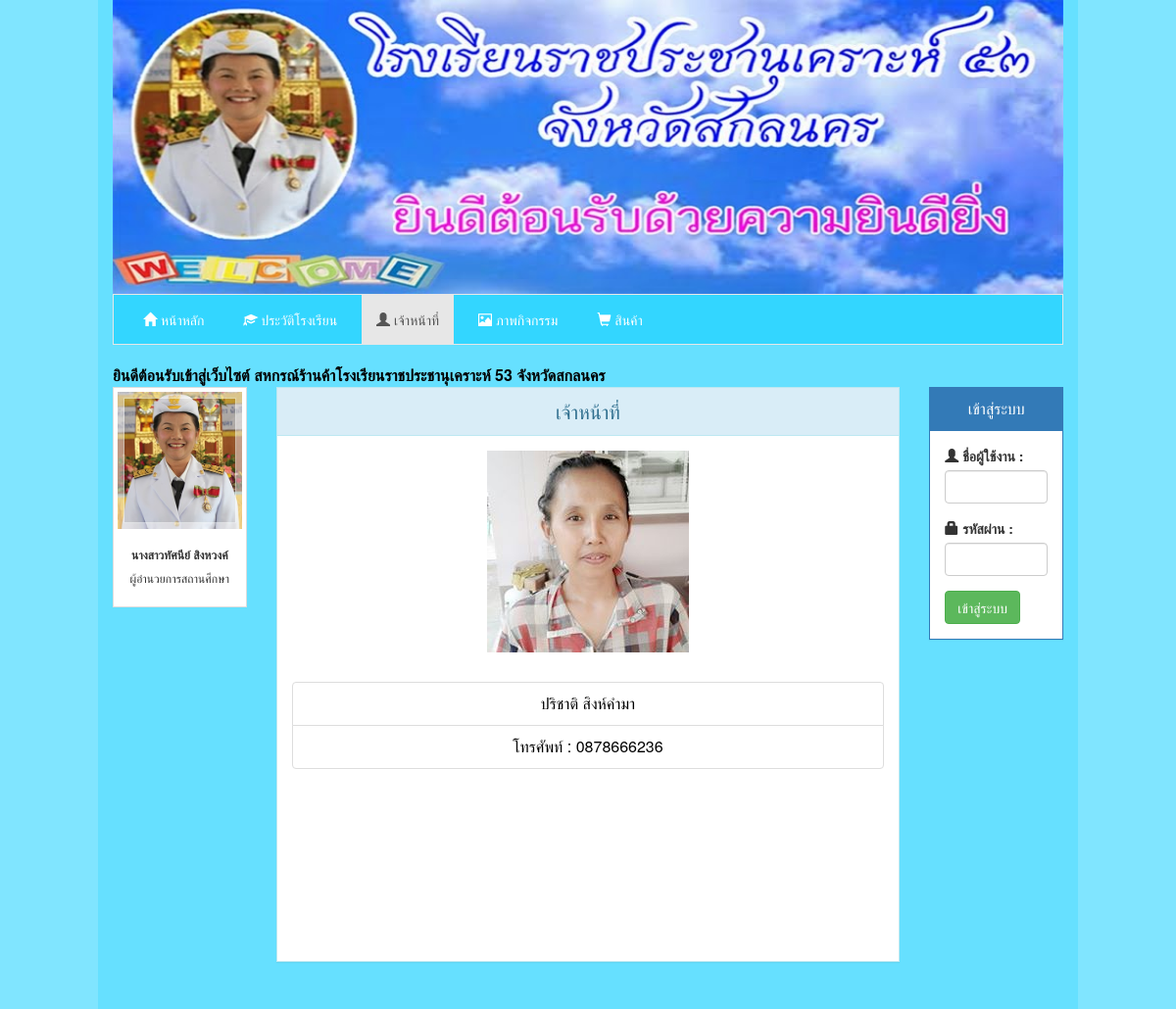
Screenshot of /index.php/main/authorities with the database file from the repository.
### tables this page shows
CREATE TABLE `authorities` (
  `authorities_id` int(11) NOT NULL,
  `authorities_name` varchar(50) NOT NULL,
  `authorities_surname` varchar(50) NOT NULL,
  `authorities_idcard` varchar(13) NOT NULL,
  `authorities_birthday` date NOT NULL,
  `authorities_tel` varchar(15) NOT NULL,
  `authorities_email` varchar(50) NOT NULL,
  `authorities_gender` varchar(10) NOT NULL,
  `authorities_address` text NOT NULL,
  `authorities_image` varchar(50) NOT NULL,
  `authorities_user` varchar(50) NOT NULL,
  `authorities_password` varchar(50) NOT NULL
);

### application/controllers/Main.php (called while the page is built, shortened)
<?php
class Main extends CI_Controller {
	public function __construct()
	{
		$this->load->library("pagination");
	}
	public function authorities()
	{
		$data['authorities'] = $this->db->get('authorities')->result_array();
		$this->load->view('Main/authorities', $data);
	}
}

### index.php (called while the page is built, shortened)
<?php
require_once BASEPATH.'core/CodeIgniter.php';

### application/views/Main/authorities.php (the view, shortened to what this page needs)
<!DOCTYPE html>
<html lang="en">
  <head>
    <link href="<?php echo base_url('') ?>bootstrap/css/bootstrap.min.css" rel="stylesheet">
  </head>
  <body style="background:#80e5ff;">
      <div class="col-md-10" style="background:#66e0ff; padding-bottom:50px;">
        <img src="<?php echo base_url('') ?>image/header.jpg" class="img-response" style="width: 100%; height: 300px; z-index: -1;">
        <nav class="navbar navbar-default" style="border-radius:0px; background:#33d6ff;">
          <div class="container-fluid">
            <ul class="nav navbar-nav">
              <li style="padding-right:10px;"><a href="<?php echo site_url('index'); ?>"><span class="glyphicon glyphicon-home"> </span> หน้าหลัก</a></li>
              <li style="padding-right:10px;"><a href="<?php echo site_url('history'); ?>"><span class="glyphicon glyphicon-education"> </span> ประวัติโรงเรียน </a></li>
              <li style="padding-right:10px;" class="active"><a href="<?php echo site_url('authorities'); ?>"><span class="glyphicon glyphicon-user"> </span> เจ้าหน้าที่ </a></li>
              <li style="padding-right:10px;"><a href="<?php echo site_url('activity'); ?>"><span class="glyphicon glyphicon-picture"> </span> ภาพกิจกรรม </a></li>
              <li style="padding-right:10px;"><a href="<?php echo site_url('product'); ?>"><span class="glyphicon glyphicon-shopping-cart"> </span> สินค้า </a></li>
            </ul>
          </div>
        </nav>
        <marquee><span style="color:#000; font-size:16px;"><b>ยินดีต้อนรับเข้าสู่เว็บไซต์ สหกรณ์ร้านค้าโรงเรียนราชประชานุเคราะห์ 53 จังหวัดสกลนคร </b></span></marquee>
          <div class="row">
            <div class="col-sm-2 col-md-2">
              <div class="thumbnail" style="border-radius:0px;">
                <img src="<?php echo base_url('') ?>image/director.jpg" class="img-response">
                <div class="caption" style="text-align:center;">
                  <h6><b> นางสาวทัศนีย์ สิงหวงค์ </b></h6>
                  <p><h6> ผู้อำนวยการสถานศึกษา </h6></p>
                </div>
              </div>
            </div>
            <div class="col-sm-8 col-md-8">
              <div class="panel panel-info" style="border-radius:0px;">
                <div class="panel-heading" style="text-align:center; border-radius:0px; font-size:20px;"> เจ้าหน้าที่ </div>
                <div class="panel-body" style="text-align: center; font-size:16px; color:#000000;">
                  <img src="<?php echo base_url('image/authorities') ?>/<?php echo $authorities[0]['authorities_image']; ?>" class="img-response">
                </div>
                <div class="panel-body" style="text-align: center; font-size:16px; color:#000000; min-height:300px;">
                  <ul class="list-group">
                    <li class="list-group-item"> <?php echo $authorities[0]['authorities_name']; ?> <?php echo $authorities[0]['authorities_surname']; ?> </li>
                    <li class="list-group-item"> โทรศัพท์ : <?php echo $authorities[0]['authorities_tel']; ?> </li>
                  </ul>
                </div>
              </div>
            </div>
            <div class="col-sm-2 col-md-2">
              <div class="panel panel-primary" style="border-radius:0px;">
                <div class="panel-heading" style="text-align:center; border-radius:0px; font-size:16px;"> เข้าสู่ระบบ </div>
                <div class="panel-body">
                  <form action="<?php echo site_url('login')?>" method="post">
                    <div class="form-group">
                      <label for="username"><span class="glyphicon glyphicon-user"> </span> ชื่อผู้ใช้งาน :</label>
                      <input type="text" class="form-control" name="username" id="username" required>
                    </div>
                    <div class="form-group">
                      <label for="password"><span class="glyphicon glyphicon-lock"> </span> รหัสผ่าน :</label>
                      <input type="password" class="form-control" name="password" id="password" required>
                    </div>
                    <button type="submit" class="btn btn-success"> เข้าสู่ระบบ </button>
                  </form>
                </div>
              </div>
            </div>
          </div>
      </div>
  </body>
</html>

### application/views/Main/authorities.php (style rules this page uses)
.navbar-default .navbar-nav>li>a { color: #FFF; }

### rows the page displays
authorities: authorities_image (picture), authorities_name "ปริชาติ", authorities_surname "สิงห์คำมา", authorities_tel "0878666236"
